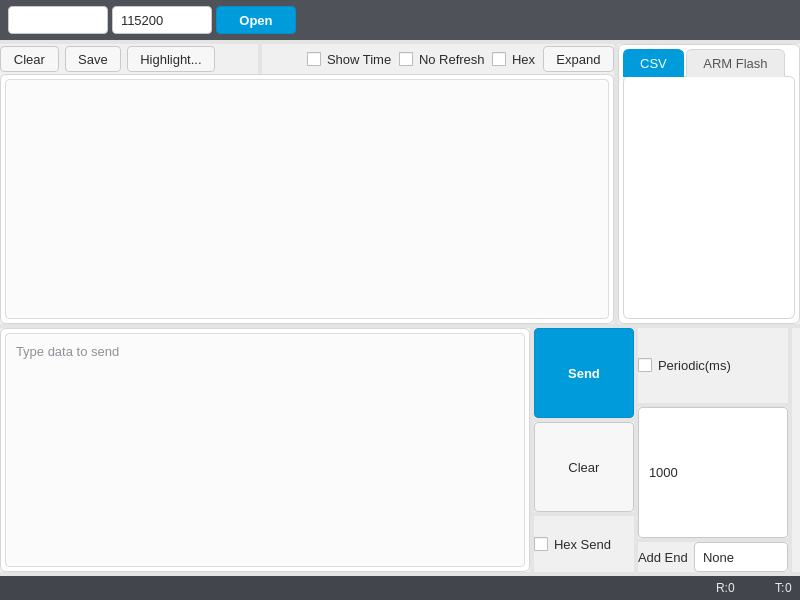
<?xml version="1.0" encoding="UTF-8"?>
<ui version="4.0">
 <class>SerialPanel</class>
 <widget class="QWidget" name="SerialPanel">
  <property name="geometry">
   <rect>
    <x>0</x>
    <y>0</y>
    <width>800</width>
    <height>600</height>
   </rect>
  </property>
  <property name="windowTitle">
   <string>rts-tools</string>
  </property>
  <property name="styleSheet">
   <string notr="true">QWidget {
    color: #2b2b2b;
    font-family: &quot;Segoe UI&quot;, &quot;Microsoft YaHei UI&quot;;
    font-size: 10pt;
}
   QWidget#SerialPanel {
       background-color: #f0f0f0;
   }
QGroupBox {
    background-color: #ffffff;
    border: 1px solid #d6d6d6;
    border-radius: 6px;
    padding: 4px;
}
QGroupBox::title {
    subcontrol-origin: margin;
    left: 10px;
    padding: 0 4px;
    color: #6b7280;
}
QGroupBox#connectionBar {
    background-color: #505259;
    border: none;
    border-radius: 0;
    padding: 4px 8px;
}
QPushButton {
    background-color: #f7f7f7;
    border: 1px solid #c9c9c9;
    border-radius: 4px;
    padding: 3px 12px;
    min-height: 18px;
    color: #2b2b2b;
}
QPushButton:hover {
    background-color: #ffffff;
    border-color: #009bdb;
}
QPushButton:pressed {
    background-color: #e6e6e6;
}
QPushButton:focus {
    border-color: #009bdb;
}
QPushButton:disabled {
    background-color: #f0f0f0;
    border-color: #dcdcdc;
    color: #a0a0a0;
}
QPushButton#openPortButton, QPushButton#sendButton {
    background-color: #009bdb;
    border-color: #008fc9;
    color: #ffffff;
    font-weight: 600;
}
QPushButton#openPortButton:hover, QPushButton#sendButton:hover {
    background-color: #00aff3;
    border-color: #00aff3;
}
QPushButton#openPortButton:pressed, QPushButton#sendButton:pressed {
    background-color: #0086bd;
    border-color: #0086bd;
}
QToolButton#updateButton, QToolButton#languageButton, QToolButton#aboutButton {
    background-color: transparent;
    border: none;
    border-radius: 4px;
    padding: 3px;
}
QToolButton#updateButton:hover, QToolButton#languageButton:hover, QToolButton#aboutButton:hover {
    background-color: #676a72;
}
QToolButton#languageButton::menu-indicator {
    image: none;
    width: 0;
}
QComboBox, QLineEdit {
    background-color: #ffffff;
    border: 1px solid #c9c9c9;
    border-radius: 4px;
    padding: 3px 8px;
    min-height: 20px;
    color: #2b2b2b;
    selection-background-color: #009bdb;
    selection-color: #ffffff;
}
QComboBox:hover, QLineEdit:hover {
    border-color: #009bdb;
}
QComboBox:focus, QLineEdit:focus {
    border-color: #009bdb;
}
QComboBox:disabled, QLineEdit:disabled {
    background-color: #f4f4f4;
    border-color: #dcdcdc;
    color: #a0a0a0;
}
QComboBox::drop-down {
    subcontrol-origin: padding;
    subcontrol-position: top right;
    width: 22px;
    border: none;
    background: transparent;
}
QComboBox::down-arrow {
    image: url(:/theme/images/chevron-down.png);
    width: 12px;
    height: 12px;
}
QComboBox QAbstractItemView {
    background-color: #ffffff;
    border: 1px solid #c9c9c9;
    outline: none;
    selection-background-color: #009bdb;
    selection-color: #ffffff;
}
QTextBrowser, QTextEdit, QPlainTextEdit {
    background-color: #fbfbfb;
    border: 1px solid #dcdcdc;
    border-radius: 4px;
    padding: 6px;
    color: #1f2937;
    font-family: &quot;Cascadia Mono&quot;, &quot;Consolas&quot;, monospace;
    selection-background-color: #009bdb;
    selection-color: #ffffff;
}
QTabWidget::pane {
    background-color: #ffffff;
    border: 1px solid #d6d6d6;
    border-radius: 6px;
    top: -1px;
}
QTabBar::tab {
    background-color: #ececec;
    color: #555555;
    border: 1px solid #d6d6d6;
    border-bottom: none;
    border-top-left-radius: 6px;
    border-top-right-radius: 6px;
    padding: 6px 16px;
    margin-right: 2px;
}
QTabBar::tab:selected {
    background-color: #009bdb;
    border-color: #009bdb;
    color: #ffffff;
}
QTabBar::tab:hover:!selected {
    background-color: #f7f7f7;
    color: #2b2b2b;
}
QSplitter {
    background-color: transparent;
}
QSplitter::handle {
    background-color: #e4e4e4;
}
QSplitter::handle:hover {
    background-color: #009bdb;
}
QGroupBox#connectionBar QSplitter::handle {
    background-color: transparent;
}
QScrollBar:vertical {
    background: transparent;
    width: 10px;
    margin: 0;
}
QScrollBar::handle:vertical {
    background-color: #c9c9c9;
    min-height: 24px;
    border-radius: 4px;
}
QScrollBar::handle:vertical:hover {
    background-color: #a8a8a8;
}
QScrollBar::add-line:vertical, QScrollBar::sub-line:vertical {
    height: 0;
}
QScrollBar::add-page:vertical, QScrollBar::sub-page:vertical {
    background: none;
}
QScrollBar:horizontal {
    background: transparent;
    height: 10px;
    margin: 0;
}
QScrollBar::handle:horizontal {
    background-color: #c9c9c9;
    min-width: 24px;
    border-radius: 4px;
}
QScrollBar::handle:horizontal:hover {
    background-color: #a8a8a8;
}
QScrollBar::add-line:horizontal, QScrollBar::sub-line:horizontal {
    width: 0;
}
QScrollBar::add-page:horizontal, QScrollBar::sub-page:horizontal {
    background: none;
}
QCheckBox {
    spacing: 6px;
}
QToolTip {
    background-color: #ffffff;
    border: 1px solid #c9c9c9;
    padding: 4px 6px;
    color: #2b2b2b;
}
QMenu {
    background-color: #ffffff;
    border: 1px solid #c9c9c9;
    padding: 4px;
}
QMenu::item {
    padding: 6px 20px;
    border-radius: 4px;
}
QMenu::item:selected {
    background-color: #009bdb;
    color: #ffffff;
}
QGroupBox#statusBar {
    background-color: #43454c;
    border: none;
    border-radius: 0;
    padding: 0 8px;
}
QGroupBox#statusBar QLabel {
    color: #eaeaea;
    font-size: 9pt;
}</string>
  </property>
  <layout class="QGridLayout" name="rootLayout">
   <property name="leftMargin">
    <number>0</number>
   </property>
   <property name="topMargin">
    <number>0</number>
   </property>
   <property name="rightMargin">
    <number>0</number>
   </property>
   <property name="bottomMargin">
    <number>0</number>
   </property>
   <property name="spacing">
    <number>0</number>
   </property>
   <item row="0" column="0">
    <widget class="QSplitter" name="mainSplitter">
     <property name="orientation">
      <enum>Qt::Orientation::Vertical</enum>
     </property>
     <widget class="QGroupBox" name="connectionBar">
      <property name="minimumSize">
       <size>
        <width>0</width>
        <height>40</height>
       </size>
      </property>
      <property name="maximumSize">
       <size>
        <width>16777215</width>
        <height>40</height>
       </size>
      </property>
      <property name="title">
       <string/>
      </property>
      <layout class="QGridLayout" name="connectionBarLayout">
       <property name="leftMargin">
        <number>0</number>
       </property>
       <property name="topMargin">
        <number>0</number>
       </property>
       <property name="rightMargin">
        <number>0</number>
       </property>
       <property name="bottomMargin">
        <number>0</number>
       </property>
       <property name="spacing">
        <number>0</number>
       </property>
       <item row="0" column="0">
        <widget class="QSplitter" name="connectionBarSplitter">
         <property name="orientation">
          <enum>Qt::Orientation::Horizontal</enum>
         </property>
         <widget class="QComboBox" name="portComboBox">
          <property name="sizePolicy">
           <sizepolicy hsizetype="Preferred" vsizetype="Preferred">
            <horstretch>0</horstretch>
            <verstretch>0</verstretch>
           </sizepolicy>
          </property>
          <property name="minimumSize">
           <size>
            <width>100</width>
            <height>28</height>
           </size>
          </property>
          <property name="maximumSize">
           <size>
            <width>1000</width>
            <height>16777215</height>
           </size>
          </property>
         </widget>
         <widget class="QComboBox" name="baudRateComboBox">
          <property name="minimumSize">
           <size>
            <width>100</width>
            <height>28</height>
           </size>
          </property>
          <property name="maximumSize">
           <size>
            <width>100</width>
            <height>16777215</height>
           </size>
          </property>
          <item>
           <property name="text">
            <string>115200</string>
           </property>
          </item>
         </widget>
         <widget class="QPushButton" name="openPortButton">
          <property name="minimumSize">
           <size>
            <width>80</width>
            <height>26</height>
           </size>
          </property>
          <property name="maximumSize">
           <size>
            <width>80</width>
            <height>16777215</height>
           </size>
          </property>
          <property name="text">
           <string>Open</string>
          </property>
         </widget>
        </widget>
       </item>
       <item row="0" column="1">
        <spacer name="connectionSpacer">
         <property name="orientation">
          <enum>Qt::Orientation::Horizontal</enum>
         </property>
         <property name="sizeHint" stdset="0">
          <size>
           <width>673</width>
           <height>20</height>
          </size>
         </property>
        </spacer>
       </item>
       <item row="0" column="2">
        <widget class="QToolButton" name="updateButton">
         <property name="minimumSize">
          <size>
           <width>32</width>
           <height>28</height>
          </size>
         </property>
         <property name="maximumSize">
          <size>
           <width>32</width>
           <height>28</height>
          </size>
         </property>
         <property name="toolButtonStyle">
          <enum>Qt::ToolButtonStyle::ToolButtonIconOnly</enum>
         </property>
        </widget>
       </item>
       <item row="0" column="3">
        <widget class="QToolButton" name="languageButton">
         <property name="minimumSize">
          <size>
           <width>32</width>
           <height>28</height>
          </size>
         </property>
         <property name="maximumSize">
          <size>
           <width>32</width>
           <height>28</height>
          </size>
         </property>
         <property name="popupMode">
          <enum>QToolButton::ToolButtonPopupMode::InstantPopup</enum>
         </property>
         <property name="toolButtonStyle">
          <enum>Qt::ToolButtonStyle::ToolButtonIconOnly</enum>
         </property>
        </widget>
       </item>
       <item row="0" column="4">
        <widget class="QToolButton" name="aboutButton">
         <property name="minimumSize">
          <size>
           <width>32</width>
           <height>28</height>
          </size>
         </property>
         <property name="maximumSize">
          <size>
           <width>32</width>
           <height>28</height>
          </size>
         </property>
         <property name="toolButtonStyle">
          <enum>Qt::ToolButtonStyle::ToolButtonIconOnly</enum>
         </property>
        </widget>
       </item>
      </layout>
     </widget>
     <widget class="QSplitter" name="contentSplitter">
      <property name="orientation">
       <enum>Qt::Orientation::Horizontal</enum>
      </property>
      <widget class="QWidget" name="consoleContainer">
       <layout class="QVBoxLayout" name="consoleContainerLayout">
        <property name="spacing">
         <number>0</number>
        </property>
        <item>
         <widget class="QSplitter" name="consoleToolbarSplitter">
          <property name="sizePolicy">
           <sizepolicy hsizetype="Preferred" vsizetype="Preferred">
            <horstretch>0</horstretch>
            <verstretch>0</verstretch>
           </sizepolicy>
          </property>
          <property name="minimumSize">
           <size>
            <width>0</width>
            <height>30</height>
           </size>
          </property>
          <property name="maximumSize">
           <size>
            <width>16777215</width>
            <height>16777215</height>
           </size>
          </property>
          <property name="orientation">
           <enum>Qt::Orientation::Horizontal</enum>
          </property>
          <widget class="QWidget" name="consoleActions">
           <layout class="QHBoxLayout" name="consoleActionsLayout">
            <item>
             <widget class="QPushButton" name="clearLogButton">
              <property name="text">
               <string>Clear</string>
              </property>
             </widget>
            </item>
            <item>
             <widget class="QPushButton" name="saveLogButton">
              <property name="text">
               <string>Save</string>
              </property>
             </widget>
            </item>
            <item>
             <widget class="QPushButton" name="highlightButton">
              <property name="text">
               <string>Highlight...</string>
              </property>
             </widget>
            </item>
            <item>
             <spacer name="consoleActionsSpacer">
              <property name="orientation">
               <enum>Qt::Orientation::Horizontal</enum>
              </property>
              <property name="sizeHint" stdset="0">
               <size>
                <width>40</width>
                <height>20</height>
               </size>
              </property>
             </spacer>
            </item>
           </layout>
          </widget>
          <widget class="QWidget" name="consoleOptions">
           <layout class="QHBoxLayout" name="consoleOptionsLayout">
            <item>
             <spacer name="consoleOptionsSpacer">
              <property name="orientation">
               <enum>Qt::Orientation::Horizontal</enum>
              </property>
              <property name="sizeHint" stdset="0">
               <size>
                <width>40</width>
                <height>20</height>
               </size>
              </property>
             </spacer>
            </item>
            <item>
             <widget class="QCheckBox" name="showTimeCheckBox">
              <property name="text">
               <string>Show Time</string>
              </property>
             </widget>
            </item>
            <item>
             <widget class="QCheckBox" name="noRefreshCheckBox">
              <property name="text">
               <string>No Refresh</string>
              </property>
             </widget>
            </item>
            <item>
             <widget class="QCheckBox" name="hexDisplayCheckBox">
              <property name="text">
               <string>Hex</string>
              </property>
             </widget>
            </item>
            <item>
             <widget class="QPushButton" name="expandButton">
              <property name="text">
               <string>Expand</string>
              </property>
             </widget>
            </item>
           </layout>
          </widget>
         </widget>
        </item>
        <item>
         <widget class="QGroupBox" name="consoleFrame">
          <property name="title">
           <string/>
          </property>
          <layout class="QGridLayout" name="consoleFrameLayout">
           <property name="leftMargin">
            <number>0</number>
           </property>
           <property name="topMargin">
            <number>0</number>
           </property>
           <property name="rightMargin">
            <number>0</number>
           </property>
           <property name="bottomMargin">
            <number>0</number>
           </property>
           <property name="spacing">
            <number>0</number>
           </property>
           <item row="0" column="0">
            <widget class="QPlainTextEdit" name="receiveLog">
             <property name="undoRedoEnabled">
              <bool>false</bool>
             </property>
             <property name="readOnly">
              <bool>true</bool>
             </property>
            </widget>
           </item>
          </layout>
         </widget>
        </item>
       </layout>
      </widget>
      <widget class="QGroupBox" name="tabsFrame">
       <property name="enabled">
        <bool>true</bool>
       </property>
       <property name="title">
        <string/>
       </property>
       <layout class="QGridLayout" name="tabsFrameLayout">
        <property name="leftMargin">
         <number>0</number>
        </property>
        <property name="topMargin">
         <number>0</number>
        </property>
        <property name="rightMargin">
         <number>0</number>
        </property>
        <property name="bottomMargin">
         <number>0</number>
        </property>
        <property name="spacing">
         <number>0</number>
        </property>
        <item row="0" column="0">
         <widget class="QTabWidget" name="ExpandTabWidget">
          <property name="currentIndex">
           <number>0</number>
          </property>
          <widget class="CsvPanel" name="csvPanel">
           <attribute name="title">
            <string>CSV</string>
           </attribute>
          </widget>
          <widget class="ArmFlashPanel" name="armFlashPanel">
           <attribute name="title">
            <string>ARM Flash</string>
           </attribute>
          </widget>
         </widget>
        </item>
       </layout>
      </widget>
     </widget>
     <widget class="QSplitter" name="sendBarSplitter">
      <property name="minimumSize">
       <size>
        <width>0</width>
        <height>120</height>
       </size>
      </property>
      <property name="maximumSize">
       <size>
        <width>16777215</width>
        <height>94</height>
       </size>
      </property>
      <property name="orientation">
       <enum>Qt::Orientation::Horizontal</enum>
      </property>
      <widget class="QGroupBox" name="sendInputFrame">
       <property name="title">
        <string/>
       </property>
       <layout class="QGridLayout" name="sendInputLayout">
        <property name="leftMargin">
         <number>0</number>
        </property>
        <property name="topMargin">
         <number>0</number>
        </property>
        <property name="rightMargin">
         <number>0</number>
        </property>
        <property name="bottomMargin">
         <number>0</number>
        </property>
        <property name="spacing">
         <number>0</number>
        </property>
        <item row="0" column="0">
         <widget class="QPlainTextEdit" name="sendInput">
          <property name="placeholderText">
           <string>Type data to send</string>
          </property>
         </widget>
        </item>
       </layout>
      </widget>
      <widget class="QSplitter" name="sendButtonsSplitter">
       <property name="orientation">
        <enum>Qt::Orientation::Vertical</enum>
       </property>
       <widget class="QPushButton" name="sendButton">
        <property name="sizePolicy">
         <sizepolicy hsizetype="Preferred" vsizetype="Preferred">
          <horstretch>0</horstretch>
          <verstretch>0</verstretch>
         </sizepolicy>
        </property>
        <property name="minimumSize">
         <size>
          <width>100</width>
          <height>26</height>
         </size>
        </property>
        <property name="maximumSize">
         <size>
          <width>100</width>
          <height>16777215</height>
         </size>
        </property>
        <property name="text">
         <string>Send</string>
        </property>
       </widget>
       <widget class="QPushButton" name="clearSendButton">
        <property name="minimumSize">
         <size>
          <width>100</width>
          <height>26</height>
         </size>
        </property>
        <property name="maximumSize">
         <size>
          <width>100</width>
          <height>16777215</height>
         </size>
        </property>
        <property name="text">
         <string>Clear</string>
        </property>
       </widget>
       <widget class="QCheckBox" name="hexSendCheckBox">
        <property name="minimumSize">
         <size>
          <width>100</width>
          <height>0</height>
         </size>
        </property>
        <property name="maximumSize">
         <size>
          <width>100</width>
          <height>16777215</height>
         </size>
        </property>
        <property name="text">
         <string>Hex Send </string>
        </property>
       </widget>
      </widget>
      <widget class="QSplitter" name="sendOptionsSplitter">
       <property name="orientation">
        <enum>Qt::Orientation::Vertical</enum>
       </property>
       <widget class="QCheckBox" name="periodicSendCheckBox">
        <property name="minimumSize">
         <size>
          <width>150</width>
          <height>0</height>
         </size>
        </property>
        <property name="maximumSize">
         <size>
          <width>150</width>
          <height>16777215</height>
         </size>
        </property>
        <property name="text">
         <string>Periodic(ms)</string>
        </property>
       </widget>
       <widget class="QLineEdit" name="periodicIntervalLineEdit">
        <property name="minimumSize">
         <size>
          <width>150</width>
          <height>28</height>
         </size>
        </property>
        <property name="maximumSize">
         <size>
          <width>150</width>
          <height>16777215</height>
         </size>
        </property>
        <property name="text">
         <string>1000</string>
        </property>
       </widget>
       <widget class="QSplitter" name="addEndSplitter">
        <property name="minimumSize">
         <size>
          <width>150</width>
          <height>30</height>
         </size>
        </property>
        <property name="maximumSize">
         <size>
          <width>16777215</width>
          <height>30</height>
         </size>
        </property>
        <property name="orientation">
         <enum>Qt::Orientation::Horizontal</enum>
        </property>
        <property name="handleWidth">
         <number>0</number>
        </property>
        <widget class="QLabel" name="addEndLabel">
         <property name="sizePolicy">
          <sizepolicy hsizetype="Minimum" vsizetype="Minimum">
           <horstretch>0</horstretch>
           <verstretch>0</verstretch>
          </sizepolicy>
         </property>
         <property name="minimumSize">
          <size>
           <width>56</width>
           <height>0</height>
          </size>
         </property>
         <property name="maximumSize">
          <size>
           <width>56</width>
           <height>16777215</height>
          </size>
         </property>
         <property name="text">
          <string>Add End</string>
         </property>
        </widget>
        <widget class="QComboBox" name="addEndComboBox">
         <property name="sizePolicy">
          <sizepolicy hsizetype="Preferred" vsizetype="Preferred">
           <horstretch>0</horstretch>
           <verstretch>0</verstretch>
          </sizepolicy>
         </property>
         <property name="minimumSize">
          <size>
           <width>90</width>
           <height>28</height>
          </size>
         </property>
         <property name="maximumSize">
          <size>
           <width>16777215</width>
           <height>30</height>
          </size>
         </property>
         <item>
          <property name="text">
           <string>None</string>
          </property>
         </item>
         <item>
          <property name="text">
           <string>+\r\n</string>
          </property>
         </item>
         <item>
          <property name="text">
           <string>+\r</string>
          </property>
         </item>
         <item>
          <property name="text">
           <string>+\n</string>
          </property>
         </item>
        </widget>
       </widget>
      </widget>
      <widget class="QWidget" name="sendRightMargin" native="true">
       <property name="minimumSize">
        <size>
         <width>8</width>
         <height>0</height>
        </size>
       </property>
       <property name="maximumSize">
        <size>
         <width>8</width>
         <height>16777215</height>
        </size>
       </property>
      </widget>
     </widget>
     <widget class="QGroupBox" name="statusBar">
      <property name="sizePolicy">
       <sizepolicy hsizetype="Preferred" vsizetype="Fixed">
        <horstretch>0</horstretch>
        <verstretch>0</verstretch>
       </sizepolicy>
      </property>
      <property name="minimumSize">
       <size>
        <width>0</width>
        <height>24</height>
       </size>
      </property>
      <property name="maximumSize">
       <size>
        <width>16777215</width>
        <height>24</height>
       </size>
      </property>
      <property name="autoFillBackground">
       <bool>false</bool>
      </property>
      <property name="styleSheet">
       <string notr="true">background-color: #43454c;</string>
      </property>
      <property name="title">
       <string/>
      </property>
      <property name="flat">
       <bool>true</bool>
      </property>
      <layout class="QHBoxLayout" name="statusBarLayout">
       <property name="spacing">
        <number>0</number>
       </property>
       <property name="leftMargin">
        <number>0</number>
       </property>
       <property name="topMargin">
        <number>0</number>
       </property>
       <property name="rightMargin">
        <number>0</number>
       </property>
       <property name="bottomMargin">
        <number>0</number>
       </property>
       <item>
        <layout class="QHBoxLayout" name="statusContentLayout">
         <property name="spacing">
          <number>0</number>
         </property>
         <item>
          <spacer name="statusLeftSpacer">
           <property name="orientation">
            <enum>Qt::Orientation::Horizontal</enum>
           </property>
           <property name="sizeHint" stdset="0">
            <size>
             <width>40</width>
             <height>20</height>
            </size>
           </property>
          </spacer>
         </item>
         <item>
          <layout class="QHBoxLayout" name="countersLayout">
           <property name="spacing">
            <number>0</number>
           </property>
           <property name="sizeConstraint">
            <enum>QLayout::SizeConstraint::SetMinimumSize</enum>
           </property>
           <item>
            <widget class="QLabel" name="rxLabel">
             <property name="text">
              <string>R:</string>
             </property>
            </widget>
           </item>
           <item>
            <widget class="QLabel" name="rxCountLabel">
             <property name="text">
              <string>0</string>
             </property>
            </widget>
           </item>
           <item>
            <spacer name="countersSpacer">
             <property name="orientation">
              <enum>Qt::Orientation::Horizontal</enum>
             </property>
             <property name="sizeType">
              <enum>QSizePolicy::Policy::Preferred</enum>
             </property>
             <property name="sizeHint" stdset="0">
              <size>
               <width>40</width>
               <height>20</height>
              </size>
             </property>
            </spacer>
           </item>
           <item>
            <widget class="QLabel" name="txLabel">
             <property name="text">
              <string>T:</string>
             </property>
            </widget>
           </item>
           <item>
            <widget class="QLabel" name="txCountLabel">
             <property name="text">
              <string>0</string>
             </property>
            </widget>
           </item>
          </layout>
         </item>
        </layout>
       </item>
      </layout>
     </widget>
    </widget>
   </item>
  </layout>
 </widget>
 <customwidgets>
  <customwidget>
   <class>CsvPanel</class>
   <extends>QWidget</extends>
   <header>csv/csvpanel.h</header>
  </customwidget>
  <customwidget>
   <class>ArmFlashPanel</class>
   <extends>QWidget</extends>
   <header>flash/armflashpanel.h</header>
  </customwidget>
 </customwidgets>
 <resources/>
 <connections/>
</ui>
